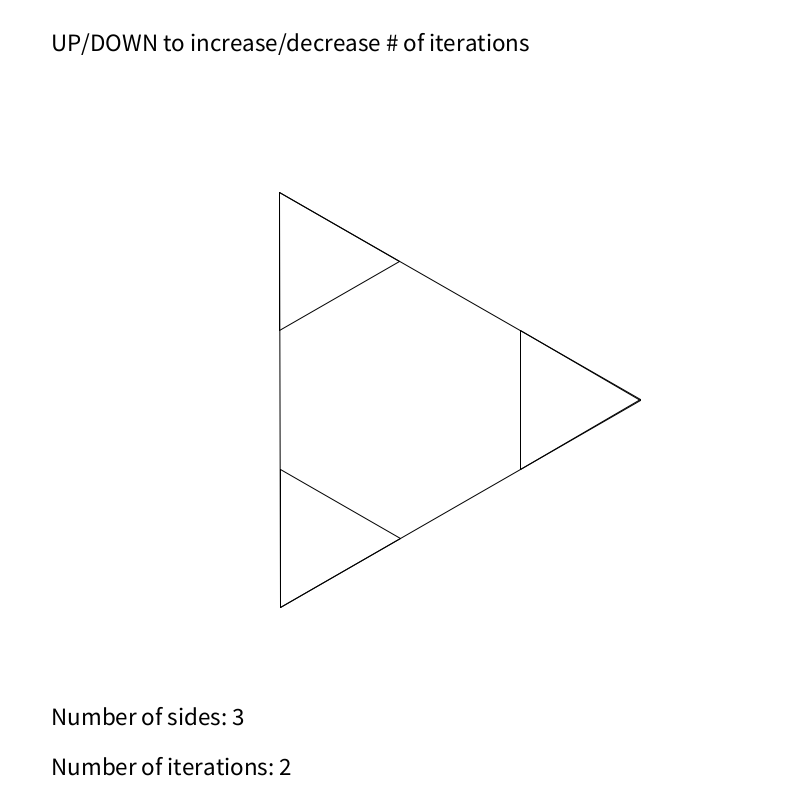
Frame 1 (no input)
Frame 60 (the mouse pressed at the canvas centre just before this capture): identical to frame 1, image omitted
Frame 120 (the mouse held since frame 60 and released just before this capture): identical to frame 1, image omitted

The Processing sketch that drew this single still picture (run headless with seeded random() and noise(); from frame 60 on, the mouse is pressed at the canvas centre):

// Processing sketch: interesting_fractal
// ── interesting_fractal.pde
////////////////////////////////////////////////////////////
/*
Interesting Fractal...
NOTE: NUMSIDES = 6, NUMITERS = 6 looks like the
hexagonal cross section of a Menger sponge :D
*/
////////////////////////////////////////////////////////////

int NUMITERS = 2;
int NUMSIDES = 3;

void setup() {
  size(800, 800);
  background(255);
  stroke(0);
}

void draw() {
  background(255);
  translate(width/2, height/2);
  float angleShift = 2 * PI / NUMSIDES;
  float radius = width * 0.3;
  ArrayList<PVector> coords = new ArrayList<PVector>();
  float coordX;
  float coordY;
  for (int i = 0; i < NUMSIDES; i++) {
    coordX = radius * cos(angleShift * i);
    coordY = radius * sin(-angleShift * i);
    coords.add(new PVector(coordX, coordY));
  }
  coords.add(new PVector(radius, 0));
  PVector currentCoord;
  PVector nextCoord;
  float currentX;
  float currentY;
  float nextX;
  float nextY;
  for (int i = 0; i < NUMSIDES; i++) {
    currentCoord = coords.get(i);
    nextCoord = coords.get((i+1)%NUMSIDES);
    currentX = currentCoord.x;
    currentY = currentCoord.y;
    nextX = nextCoord.x;
    nextY = nextCoord.y;
    KochLine(currentX, currentY, nextX, nextY, NUMITERS);
  }
  fill(0);
  textSize(25);
  text("UP/DOWN to increase/decrease # of iterations", 50 - width/2, 50 - height/2);
  text("Number of sides: " + NUMSIDES, 50 - width/2, height/2-75);
  text("Number of iterations: " + NUMITERS, 50 - width/2, height/2-25);
}

void keyPressed() {
  if (keyCode == UP) {
    NUMITERS = min(6, NUMITERS + 1);
  } else if (keyCode == DOWN) {
    NUMITERS = max(1, NUMITERS - 1);
  } else if (keyCode == LEFT) {
    NUMSIDES = max(3, NUMSIDES - 1);
  } else if (keyCode == RIGHT) {
    NUMSIDES = min(6, NUMSIDES + 1);
  }
}

void KochLine(float x1, float y1, float x2, float y2, int iter) {
  /* recursive function drawing a Koch line */
  float dx = x2 - x1;
  float dy = y2 - y1;
  float dist = sqrt(dx*dx + dy*dy);
  float unit = dist/3.0;
  
  if (iter == 1) {
    line(x1, y1, x2, y2);
  } else if (iter > 1) {
    float angle = atan2(dy, dx);
    float external_angle = PI - ((NUMSIDES - 2) * PI) / NUMSIDES;
    float current_angle = angle;
    float p1_x = x1 + unit*cos(angle);
    float p1_y = y1 + unit*sin(angle);
    float p2_x;
    float p2_y;
    KochLine(x1, y1, p1_x, p1_y, iter - 1);
    for (int i = 0; i < NUMSIDES - 1; i++) {
      current_angle -= external_angle;
      p2_x = p1_x + unit*cos(current_angle);
      p2_y = p1_y + unit*sin(current_angle);
      KochLine(p1_x, p1_y, p2_x, p2_y, iter - 1);
      p1_x = p2_x;
      p1_y = p2_y;
    }
    KochLine(p1_x, p1_y, x2, y2, iter - 1);
  }
}
